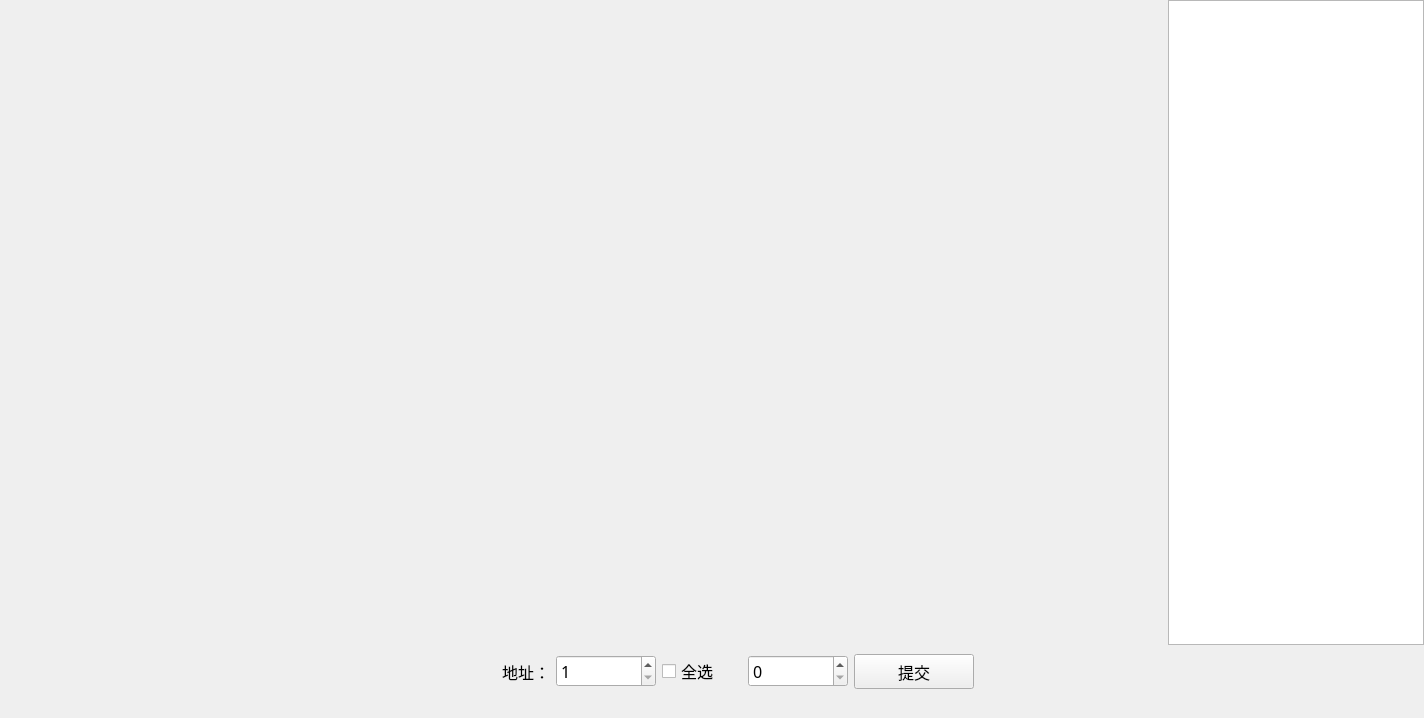
<?xml version="1.0" encoding="UTF-8"?>
<ui version="4.0">
 <class>MTest_ThresholdOutputWid</class>
 <widget class="QWidget" name="MTest_ThresholdOutputWid">
  <property name="geometry">
   <rect>
    <x>0</x>
    <y>0</y>
    <width>1424</width>
    <height>718</height>
   </rect>
  </property>
  <property name="font">
   <font>
    <family>微软雅黑</family>
    <pointsize>12</pointsize>
   </font>
  </property>
  <property name="windowTitle">
   <string>Form</string>
  </property>
  <layout class="QGridLayout" name="gridLayout_2">
   <property name="leftMargin">
    <number>0</number>
   </property>
   <property name="topMargin">
    <number>0</number>
   </property>
   <property name="rightMargin">
    <number>0</number>
   </property>
   <property name="bottomMargin">
    <number>20</number>
   </property>
   <property name="spacing">
    <number>0</number>
   </property>
   <item row="0" column="0">
    <layout class="QHBoxLayout" name="horizontalLayout">
     <item>
      <widget class="QWidget" name="widget" native="true">
       <property name="sizePolicy">
        <sizepolicy hsizetype="Preferred" vsizetype="Preferred">
         <horstretch>200</horstretch>
         <verstretch>0</verstretch>
        </sizepolicy>
       </property>
       <property name="minimumSize">
        <size>
         <width>800</width>
         <height>400</height>
        </size>
       </property>
       <layout class="QGridLayout" name="gridLayout">
        <item row="2" column="2">
         <widget class="QWidget" name="widget_9" native="true">
          <property name="styleSheet">
           <string notr="true"/>
          </property>
         </widget>
        </item>
        <item row="2" column="1">
         <widget class="QWidget" name="widget_8" native="true">
          <property name="styleSheet">
           <string notr="true"/>
          </property>
         </widget>
        </item>
        <item row="3" column="0">
         <widget class="QWidget" name="widget_10" native="true">
          <property name="styleSheet">
           <string notr="true"/>
          </property>
         </widget>
        </item>
        <item row="0" column="0">
         <widget class="QWidget" name="widget_1" native="true">
          <property name="styleSheet">
           <string notr="true"/>
          </property>
         </widget>
        </item>
        <item row="4" column="0">
         <widget class="QWidget" name="widget_13" native="true">
          <property name="styleSheet">
           <string notr="true"/>
          </property>
         </widget>
        </item>
        <item row="1" column="0">
         <widget class="QWidget" name="widget_4" native="true">
          <property name="styleSheet">
           <string notr="true"/>
          </property>
         </widget>
        </item>
        <item row="1" column="1">
         <widget class="QWidget" name="widget_5" native="true">
          <property name="styleSheet">
           <string notr="true"/>
          </property>
         </widget>
        </item>
        <item row="6" column="0">
         <widget class="QWidget" name="widget_16" native="true">
          <property name="styleSheet">
           <string notr="true"/>
          </property>
         </widget>
        </item>
        <item row="10" column="0">
         <widget class="QWidget" name="widget_22" native="true">
          <property name="styleSheet">
           <string notr="true"/>
          </property>
         </widget>
        </item>
        <item row="7" column="0">
         <widget class="QWidget" name="widget_19" native="true">
          <property name="styleSheet">
           <string notr="true"/>
          </property>
         </widget>
        </item>
        <item row="2" column="0">
         <widget class="QWidget" name="widget_7" native="true">
          <property name="styleSheet">
           <string notr="true"/>
          </property>
         </widget>
        </item>
        <item row="0" column="2">
         <widget class="QWidget" name="widget_3" native="true">
          <property name="styleSheet">
           <string notr="true"/>
          </property>
         </widget>
        </item>
        <item row="7" column="1">
         <widget class="QWidget" name="widget_20" native="true">
          <property name="styleSheet">
           <string notr="true"/>
          </property>
         </widget>
        </item>
        <item row="1" column="2">
         <widget class="QWidget" name="widget_6" native="true">
          <property name="styleSheet">
           <string notr="true"/>
          </property>
         </widget>
        </item>
        <item row="4" column="2">
         <widget class="QWidget" name="widget_15" native="true">
          <property name="styleSheet">
           <string notr="true"/>
          </property>
         </widget>
        </item>
        <item row="6" column="2">
         <widget class="QWidget" name="widget_18" native="true">
          <property name="styleSheet">
           <string notr="true"/>
          </property>
         </widget>
        </item>
        <item row="3" column="1">
         <widget class="QWidget" name="widget_11" native="true">
          <property name="styleSheet">
           <string notr="true"/>
          </property>
         </widget>
        </item>
        <item row="6" column="1">
         <widget class="QWidget" name="widget_17" native="true">
          <property name="styleSheet">
           <string notr="true"/>
          </property>
         </widget>
        </item>
        <item row="3" column="2">
         <widget class="QWidget" name="widget_12" native="true">
          <property name="styleSheet">
           <string notr="true"/>
          </property>
         </widget>
        </item>
        <item row="10" column="1">
         <widget class="QWidget" name="widget_23" native="true">
          <property name="styleSheet">
           <string notr="true"/>
          </property>
         </widget>
        </item>
        <item row="4" column="1">
         <widget class="QWidget" name="widget_14" native="true">
          <property name="styleSheet">
           <string notr="true"/>
          </property>
         </widget>
        </item>
        <item row="7" column="2">
         <widget class="QWidget" name="widget_21" native="true">
          <property name="styleSheet">
           <string notr="true"/>
          </property>
         </widget>
        </item>
        <item row="10" column="2">
         <widget class="QWidget" name="widget_24" native="true">
          <property name="styleSheet">
           <string notr="true"/>
          </property>
         </widget>
        </item>
        <item row="0" column="1">
         <widget class="QWidget" name="widget_2" native="true">
          <property name="styleSheet">
           <string notr="true"/>
          </property>
         </widget>
        </item>
       </layout>
      </widget>
     </item>
     <item>
      <widget class="QTextEdit" name="textEdit">
       <property name="minimumSize">
        <size>
         <width>100</width>
         <height>280</height>
        </size>
       </property>
       <property name="font">
        <font>
         <family>微软雅黑</family>
         <pointsize>12</pointsize>
        </font>
       </property>
      </widget>
     </item>
    </layout>
   </item>
   <item row="1" column="0">
    <widget class="QWidget" name="widget_25" native="true">
     <layout class="QHBoxLayout" name="horizontalLayout_2">
      <item>
       <spacer name="horizontalSpacer">
        <property name="orientation">
         <enum>Qt::Horizontal</enum>
        </property>
        <property name="sizeHint" stdset="0">
         <size>
          <width>40</width>
          <height>20</height>
         </size>
        </property>
       </spacer>
      </item>
      <item>
       <widget class="QLabel" name="label">
        <property name="minimumSize">
         <size>
          <width>100</width>
          <height>30</height>
         </size>
        </property>
        <property name="font">
         <font>
          <family>微软雅黑</family>
          <pointsize>12</pointsize>
         </font>
        </property>
        <property name="text">
         <string>地址：</string>
        </property>
        <property name="alignment">
         <set>Qt::AlignRight|Qt::AlignTrailing|Qt::AlignVCenter</set>
        </property>
       </widget>
      </item>
      <item>
       <widget class="QSpinBox" name="spinBox">
        <property name="minimumSize">
         <size>
          <width>100</width>
          <height>30</height>
         </size>
        </property>
        <property name="font">
         <font>
          <family>微软雅黑</family>
          <pointsize>12</pointsize>
         </font>
        </property>
        <property name="minimum">
         <number>1</number>
        </property>
       </widget>
      </item>
      <item>
       <widget class="QCheckBox" name="checkBox">
        <property name="minimumSize">
         <size>
          <width>80</width>
          <height>30</height>
         </size>
        </property>
        <property name="font">
         <font>
          <family>微软雅黑</family>
          <pointsize>12</pointsize>
         </font>
        </property>
        <property name="text">
         <string>全选</string>
        </property>
       </widget>
      </item>
      <item>
       <widget class="QSpinBox" name="curSpinBox">
        <property name="minimumSize">
         <size>
          <width>100</width>
          <height>30</height>
         </size>
        </property>
        <property name="font">
         <font>
          <family>微软雅黑</family>
          <pointsize>12</pointsize>
         </font>
        </property>
        <property name="maximum">
         <number>999</number>
        </property>
       </widget>
      </item>
      <item>
       <widget class="QPushButton" name="pushButton">
        <property name="minimumSize">
         <size>
          <width>120</width>
          <height>35</height>
         </size>
        </property>
        <property name="font">
         <font>
          <family>微软雅黑</family>
          <pointsize>12</pointsize>
         </font>
        </property>
        <property name="text">
         <string>提交</string>
        </property>
       </widget>
      </item>
      <item>
       <spacer name="horizontalSpacer_2">
        <property name="orientation">
         <enum>Qt::Horizontal</enum>
        </property>
        <property name="sizeHint" stdset="0">
         <size>
          <width>40</width>
          <height>20</height>
         </size>
        </property>
       </spacer>
      </item>
     </layout>
    </widget>
   </item>
  </layout>
 </widget>
 <resources/>
 <connections/>
</ui>
